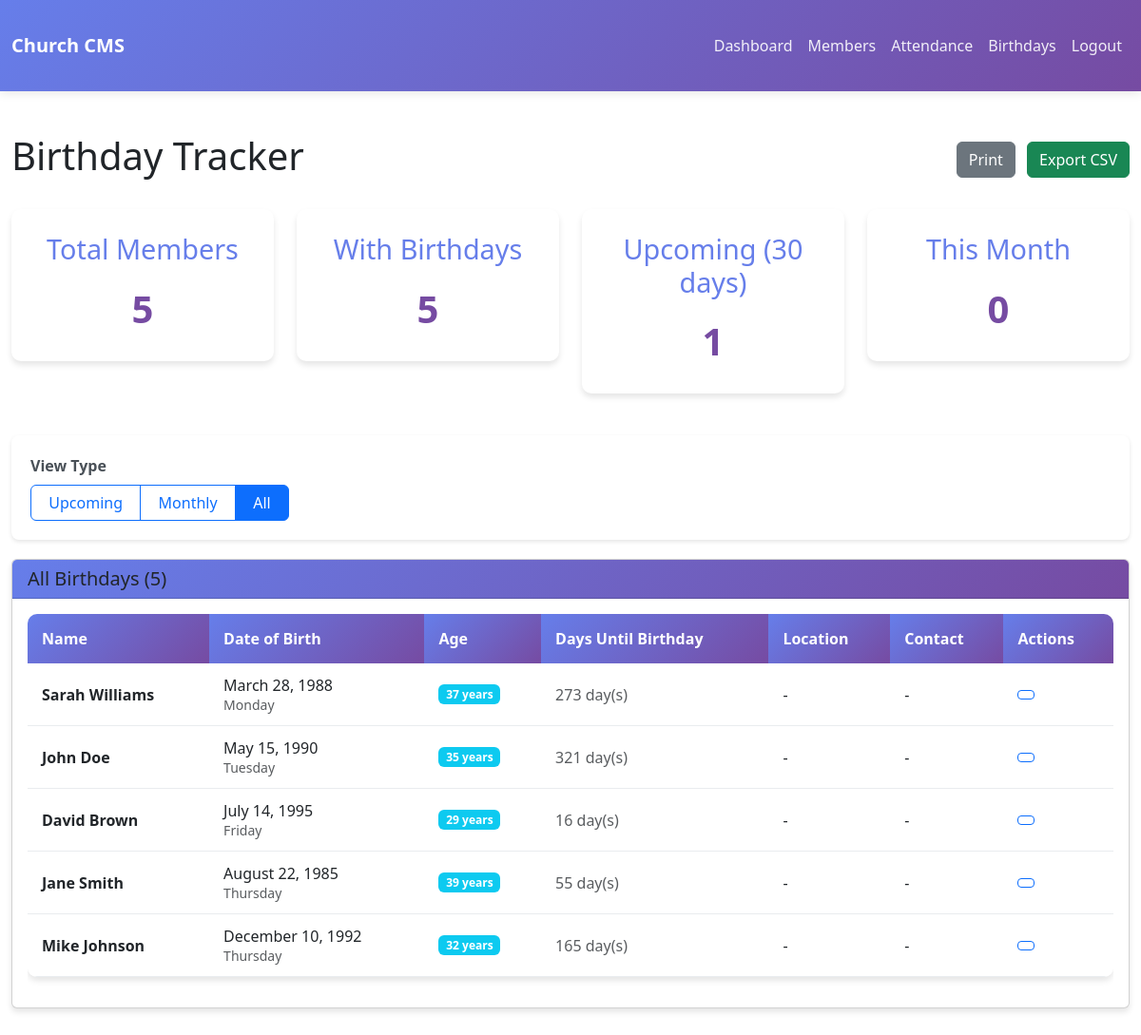
Screenshot of /birthdays.php?view=all (signed in) with the database file from the repository.
### tables this page shows
CREATE TABLE members (
    id INT AUTO_INCREMENT PRIMARY KEY,
    first_name VARCHAR(50) NOT NULL,
    last_name VARCHAR(50) NOT NULL,
    location VARCHAR(100) NOT NULL,
    program_of_study VARCHAR(100),
    program_level VARCHAR(50),
    member_role ENUM('Member', 'Executive') DEFAULT 'Member',
    active BOOLEAN DEFAULT 0,
    contact_number VARCHAR(20),
    email VARCHAR(100),
    date_of_birth DATE,
    join_date DATE DEFAULT (CURRENT_DATE),
    created_at TIMESTAMP DEFAULT CURRENT_TIMESTAMP,
    updated_at TIMESTAMP DEFAULT CURRENT_TIMESTAMP ON UPDATE CURRENT_TIMESTAMP,
    INDEX idx_name (first_name, last_name),
    INDEX idx_location (location),
    INDEX idx_birthday (date_of_birth),
    INDEX idx_role (member_role),
    INDEX idx_program_level (program_level),
    INDEX idx_active (active)
);

### includes/functions.php (called while the page is built, shortened)
<?php
require_once __DIR__ . '/../config/database.php';
function formatDate($date, $format = 'F j, Y') {
    return date($format, strtotime($date));
}
function calculateAge($dateOfBirth) {
    $dob = new DateTime($dateOfBirth);
    $now = new DateTime();
    $age = $now->diff($dob);
    return $age->y;
}
function getUpcomingBirthdays() {
    $sql = "SELECT id, first_name, last_name, date_of_birth,
            DATEDIFF(DATE_FORMAT(date_of_birth, '%Y-%m-%d'), CURDATE()) as days_until_birthday
            FROM members
            WHERE DATE_FORMAT(date_of_birth, '%m-%d') BETWEEN
                  DATE_FORMAT(CURDATE(), '%m-%d') AND
                  DATE_FORMAT(DATE_ADD(CURDATE(), INTERVAL 30 DAY), '%m-%d')
            ORDER BY DATE_FORMAT(date_of_birth, '%m-%d')";
    return fetchAll($sql);
}
function getMonthlyBirthdays($month = null) {
    $sql = "SELECT id, first_name, last_name, date_of_birth,
            DATE_FORMAT(date_of_birth, '%d') as day
            FROM members
            WHERE MONTH(date_of_birth) = ?
            ORDER BY DAY(date_of_birth)";
    return fetchAll($sql, [$month]);
}
function getTotalMembers() {
    $sql = "SELECT COUNT(*) as total FROM members";
    $result = fetchOne($sql);
    return $result['total'] ?? 0;
}
?>

### config/database.php (called while the page is built, shortened)
<?php
function getDBConnection() {
    static $connection = null;
    if ($connection === null) {
        $connection = mysqli_connect(DB_HOST, DB_USER, DB_PASS, DB_NAME);
        mysqli_set_charset($connection, DB_CHARSET);
    }
    return $connection;
}
function executeQuery($sql, $params = []) {
    $conn = getDBConnection();
    $stmt = mysqli_prepare($conn, $sql);
    if (!empty($params)) {
        $types = str_repeat('s', count($params));
        mysqli_stmt_bind_param($stmt, $types, ...$params);
    }
    if (!mysqli_stmt_execute($stmt)) {
        die("Execute failed: " . mysqli_stmt_error($stmt));
    }
    return $stmt;
}
function fetchAll($sql, $params = []) {
    $stmt = executeQuery($sql, $params);
    $result = mysqli_stmt_get_result($stmt);
    $rows = [];
    while ($row = mysqli_fetch_assoc($result)) {
        $rows[] = $row;
    }
    return $rows;
}
function fetchOne($sql, $params = []) {
    $stmt = executeQuery($sql, $params);
    $result = mysqli_stmt_get_result($stmt);
    $row = mysqli_fetch_assoc($result);
    return $row;
}
?>

### birthdays.php (the view, shortened to what this page needs)
<?php
require_once __DIR__ . '/includes/functions.php';
$month_filter = (int)($_GET['month'] ?? date('n'));
$year_filter = (int)($_GET['year'] ?? date('Y'));
$view_type = $_GET['view'] ?? 'upcoming';
if ($view_type === 'upcoming') {
    $birthdays = getUpcomingBirthdays();
    $title = "Upcoming Birthdays (Next 30 Days)";
} elseif ($view_type === 'monthly') {
    $birthdays = getMonthlyBirthdays($month_filter);
    $title = "Birthdays in " . date('F', mktime(0, 0, 0, $month_filter, 1)) . " " . $year_filter;
} else {
    $sql = "SELECT id, first_name, last_name, date_of_birth,
            MONTH(date_of_birth) as birth_month, DAY(date_of_birth) as birth_day
            FROM members
            WHERE date_of_birth IS NOT NULL
            ORDER BY MONTH(date_of_birth), DAY(date_of_birth)";
    $birthdays = fetchAll($sql);
    $title = "All Birthdays";
}
$total_members = getTotalMembers();
$members_with_birthdays = fetchOne("SELECT COUNT(*) as count FROM members WHERE date_of_birth IS NOT NULL")['count'];
$upcoming_count = count(getUpcomingBirthdays());
$current_month_birthdays = count(getMonthlyBirthdays(date('n')));
include __DIR__ . '/includes/navbar.php';
?>
<!DOCTYPE html>
<html lang="en">
<head>
    <link rel="stylesheet" href="assets/css/style.css">
    <link rel="stylesheet" href="https://cdn.jsdelivr.net/npm/bootstrap@5.3.0/dist/css/bootstrap.min.css">
</head>
<body>
    <div class="container-fluid mt-4">
        <div class="d-flex justify-content-between align-items-center mb-4">
            <h1>Birthday Tracker</h1>
            <div>
                <button onclick="CMS.printPage()" class="btn btn-secondary me-2">Print</button>
                <button onclick="CMS.exportToCSV('birthdaysTable', 'birthdays.csv')" class="btn btn-success">Export CSV</button>
            </div>
        </div>
        <div class="row g-4 mb-4">
            <div class="col-md-3">
                <div class="dashboard-card text-center">
                    <h3>Total Members</h3>
                    <div class="number"><?= $total_members ?></div>
                </div>
            </div>
            <div class="col-md-3">
                <div class="dashboard-card text-center">
                    <h3>With Birthdays</h3>
                    <div class="number"><?= $members_with_birthdays ?></div>
                </div>
            </div>
            <div class="col-md-3">
                <div class="dashboard-card text-center">
                    <h3>Upcoming (30 days)</h3>
                    <div class="number"><?= $upcoming_count ?></div>
                </div>
            </div>
            <div class="col-md-3">
                <div class="dashboard-card text-center">
                    <h3>This Month</h3>
                    <div class="number"><?= $current_month_birthdays ?></div>
                </div>
            </div>
        </div>
        <div class="search-box">
            <div class="row g-3">
                <div class="col-md-3">
                    <label class="form-label">View Type</label>
                    <div class="btn-group w-100" role="group">
                        <a href="?view=upcoming" class="btn btn-outline-primary <?= $view_type === 'upcoming' ? 'active' : '' ?>">Upcoming</a>
                        <a href="?view=monthly" class="btn btn-outline-primary <?= $view_type === 'monthly' ? 'active' : '' ?>">Monthly</a>
                        <a href="?view=all" class="btn btn-outline-primary <?= $view_type === 'all' ? 'active' : '' ?>">All</a>
                    </div>
                </div>
            </div>
        </div>
        <div class="card">
            <div class="card-header">
                <h5 class="mb-0"><?= $title ?> (<?= count($birthdays) ?>)</h5>
            </div>
            <div class="card-body">
                <?php if (count($birthdays) > 0): ?>
                    <div class="table-responsive">
                        <table class="table table-hover" id="birthdaysTable">
                            <thead>
                                <tr>
                                    <th>Name</th>
                                    <th>Date of Birth</th>
                                    <th>Age</th>
                                    <th>Days Until Birthday</th>
                                    <th>Location</th>
                                    <th>Contact</th>
                                    <th>Actions</th>
                                </tr>
                            </thead>
                            <tbody>
                                <?php foreach ($birthdays as $birthday): ?>
                                    <?php
                                    $age = calculateAge($birthday['date_of_birth']);
                                    $today = new DateTime();
                                    $today->setTime(0, 0, 0);
                                    $birthday_date = new DateTime($birthday['date_of_birth']);
                                    $this_year_birthday = new DateTime();
                                    $this_year_birthday->setDate($today->format('Y'), $birthday_date->format('m'), $birthday_date->format('d'));
                                    $this_year_birthday->setTime(0, 0, 0);
                                    $is_today = ($today->format('m-d') === $birthday_date->format('m-d'));
                                    if ($is_today) {
                                        $days_until = 0;
                                    } else {
                                        if ($this_year_birthday < $today) {
                                            $next_birthday = new DateTime();
                                            $next_birthday->setDate($today->format('Y') + 1, $birthday_date->format('m'), $birthday_date->format('d'));
                                            $next_birthday->setTime(0, 0, 0);
                                        } else {
                                            $next_birthday = $this_year_birthday;
                                        }
                                        $days_until = $today->diff($next_birthday)->days;
                                    }
                                    $is_soon = $days_until <= 7 && $days_until > 0;
                                    ?>
                                    <tr class="<?= $is_today ? 'table-success' : ($is_soon ? 'table-warning' : '') ?>">
                                        <td>
                                            <strong><?= htmlspecialchars($birthday['first_name'] . ' ' . $birthday['last_name']) ?></strong>
                                        </td>
                                        <td>
                                            <?= formatDate($birthday['date_of_birth'], 'F j, Y') ?>
                                            <br><small class="text-muted"><?= formatDate($birthday['date_of_birth'], 'l') ?></small>
                                        </td>
                                        <td>
                                            <span class="badge bg-info"><?= $age ?> years</span>
                                        </td>
                                        <td>
                                            <?php if ($is_today): ?>
                                                <span class="text-success fw-bold">🎉 Today!</span>
                                            <?php else: ?>
                                                <span class="<?= $is_soon ? 'text-warning fw-bold' : 'text-muted' ?>">
                                                    <?= $days_until ?> day(s)
                                                </span>
                                            <?php endif; ?>
                                        </td>
                                        <td><?= htmlspecialchars($birthday['location'] ?? '-') ?></td>
                                        <td>
                                            <?php if (!empty($birthday['contact_number'])): ?>
                                                <a href="tel:<?= htmlspecialchars($birthday['contact_number']) ?>">
                                                    <?= htmlspecialchars($birthday['contact_number']) ?>
                                                </a>
                                            <?php else: ?>
                                                -
                                            <?php endif; ?>
                                        </td>
                                        <td>
                                            <div class="btn-group btn-group-sm">
                                                <a href="view_member.php?id=<?= $birthday['id'] ?>"
                                                   class="btn btn-outline-primary" title="View Member">
                                                </a>
                                            </div>
                                        </td>
                                    </tr>
                                <?php endforeach; ?>
                            </tbody>
                        </table>
                    </div>
                <?php endif; ?>
            </div>
        </div>
    </div>
</body>
</html>

### assets/css/style.css (style rules this page uses)
* { margin: 0; padding: 0; box-sizing: border-box; }
body { font-family: 'Segoe UI', Tahoma, Geneva, Verdana, sans-serif; line-height: 1.6; color: #333; background-color: #f8f9fa; }
.container-fluid { padding: 20px; }
.dashboard-card { background: white; border-radius: 10px; padding: 25px; margin-bottom: 20px; box-shadow: 0 4px 6px rgba(0,0,0,0.1); transition: transform 0.3s ease, box-shadow 0.3s ease; }
.dashboard-card h3 { color: #667eea; margin-bottom: 15px; font-size: 1.8rem; }
.dashboard-card .number { font-size: 2.5rem; font-weight: bold; color: #764ba2; }
.form-label { font-weight: 600; color: #495057; margin-bottom: 8px; }
.btn-secondary { background: #6c757d; border: none; border-radius: 8px; padding: 8px 20px; transition: background-color 0.3s ease; }
.btn-success { background: #28a745; border: none; border-radius: 8px; padding: 8px 20px; transition: background-color 0.3s ease; }
.table { background: white; border-radius: 10px; overflow: hidden; box-shadow: 0 4px 6px rgba(0,0,0,0.1); }
.table thead th { background: linear-gradient(135deg, #667eea 0%, #764ba2 100%); color: white; border: none; padding: 15px; font-weight: 600; }
.table tbody td { padding: 12px 15px; border-bottom: 1px solid #e9ecef; vertical-align: middle; }
.card { border: none; border-radius: 10px; box-shadow: 0 4px 6px rgba(0,0,0,0.1); margin-bottom: 20px; }
.card-header { background: linear-gradient(135deg, #667eea 0%, #764ba2 100%); color: white; border: none; padding: 15px 20px; font-weight: 600; }
.card-body { padding: 20px; }
.search-box { background: white; border-radius: 8px; padding: 20px; margin-bottom: 20px; box-shadow: 0 2px 4px rgba(0,0,0,0.1); }

### rows the page displays
members: first_name+last_name "Sarah Williams", date_of_birth "March 28, 1988", date_of_birth "Monday", date_of_birth "37", date_of_birth "273", location "-"
members: first_name+last_name "John Doe", date_of_birth "May 15, 1990", date_of_birth "Tuesday", date_of_birth "35", date_of_birth "321", location "-"
members: first_name+last_name "David Brown", date_of_birth "July 14, 1995", date_of_birth "Friday", date_of_birth "29", date_of_birth "16", location "-"
members: first_name+last_name "Jane Smith", date_of_birth "August 22, 1985", date_of_birth "Thursday", date_of_birth "39", date_of_birth "55", location "-"
members: first_name+last_name "Mike Johnson", date_of_birth "December 10, 1992", date_of_birth "Thursday", date_of_birth "32", date_of_birth "165", location "-"

### other values shown
$total_members "5"
$members_with_birthdays "5"
$upcoming_count "1"
$current_month_birthdays "0"
$title "All Birthdays"
count($birthdays) "5"
